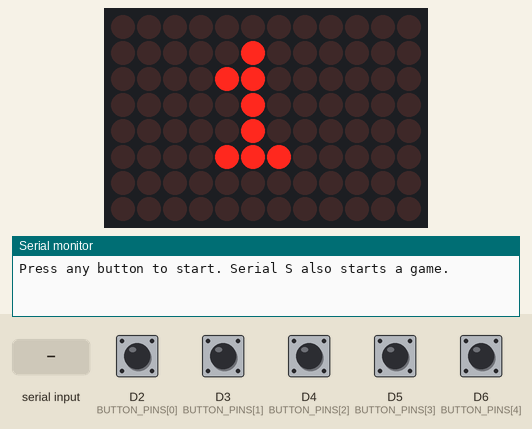
Simulated run of this sketch. Board: Arduino Uno R4 WiFi. Parts: 12×8 LED matrix, the last lines printed to the serial monitor. The test bench sets the inputs (shaded band); at power-on: D2 (BUTTON_PINS[0]), D3 (BUTTON_PINS[1]), D4 (BUTTON_PINS[2]), D5 (BUTTON_PINS[3]), D6 (BUTTON_PINS[4]) HIGH. Random numbers use the default seed unless the sketch sets one.

Above: at 1.2 s.
1.3 s: "90,45\n" received over Serial
At 2.6 s:
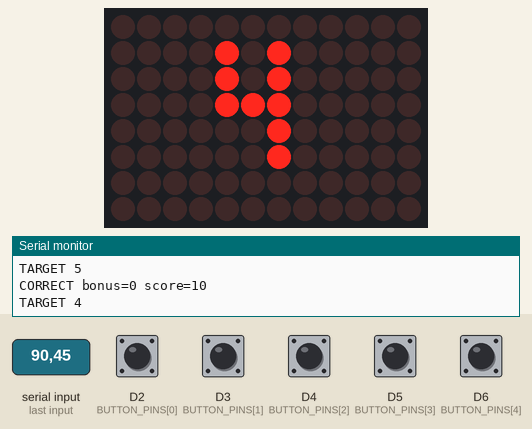
3.5 s: "S,45\n" received over Serial
At 4.7 s:
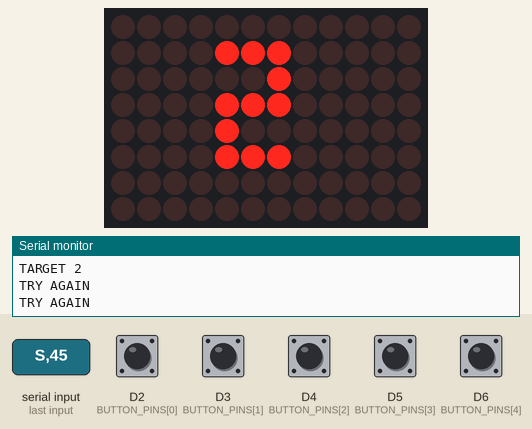
5.0 s: "200\n" received over Serial
At 5.5 s:
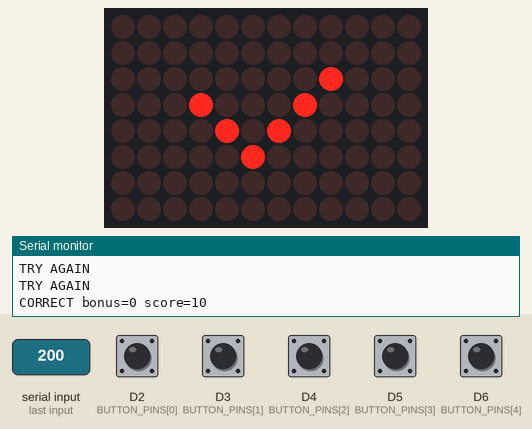
7.2 s: D2 (BUTTON_PINS[0]) pulled LOW for 0.15 s
At 8.2 s:
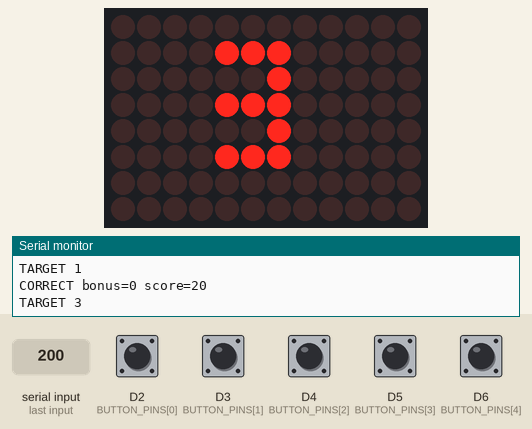
9.4 s: D4 (BUTTON_PINS[2]) pulled LOW for 0.15 s
At 11.1 s:
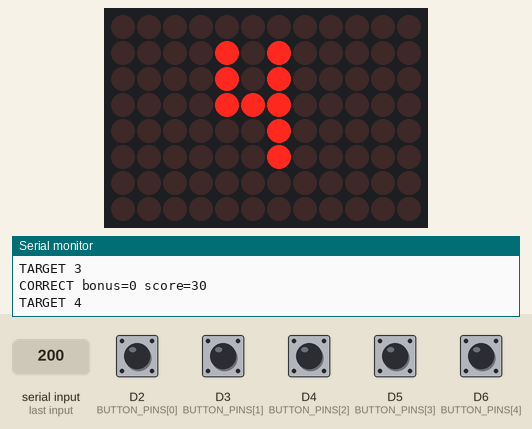
Timing chart, 0 to 12.6 s (numbered marks = the images above; inputs shaded):
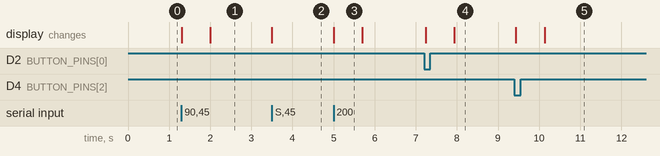

Measured:
- after the input at 1.3 s, the display: first changes at once (image 1 shows a later state)
- after the input at 3.5 s, the display: changes at once (image 2)
- after the input at 5.0 s, the display: changes at once (image 3)
- after the input at 7.2 s, the display: first changes at once (image 4 shows a later state)
- after the input at 9.4 s, the display: first changes at once (image 5 shows a later state)
- what the display in image 3 shows lasts 0.7 s, from 5.0 s to 5.7 s

The sketch:

HandGame.ino
```cpp
#include <Arduino_LED_Matrix.h>

// UNO R4 WiFi: each normally-open button connects its pin to GND.
const uint8_t BUTTON_PINS[] = {2, 3, 4, 5, 6};
const unsigned long GAME_MS = 60000;
const unsigned long DEBOUNCE_MS = 35;
const unsigned long FEEDBACK_MS = 700;
ArduinoLEDMatrix matrix;
const uint8_t DIGITS[5][5][3] = {
  {{0,1,0},{1,1,0},{0,1,0},{0,1,0},{1,1,1}},
  {{1,1,1},{0,0,1},{1,1,1},{1,0,0},{1,1,1}},
  {{1,1,1},{0,0,1},{1,1,1},{0,0,1},{1,1,1}},
  {{1,0,1},{1,0,1},{1,1,1},{0,0,1},{0,0,1}},
  {{1,1,1},{1,0,0},{1,1,1},{0,0,1},{1,1,1}}
};
uint8_t frame[8][12];
bool rawState[5], stableState[5];
unsigned long changedAt[5];
unsigned long startedAt, feedbackAt;
uint16_t score = 0;
uint8_t target = 1, movementBonus = 0;
bool running = false, feedback = false;

void showNumber(uint8_t number) {
  memset(frame, 0, sizeof(frame));
  for (uint8_t y=0; y<5; ++y)
    for (uint8_t x=0; x<3; ++x)
      frame[y+1][x+4] = DIGITS[number-1][y][x];
  matrix.renderBitmap(frame, 8, 12);
}

void nextTarget() {
  uint8_t previous = target;
  do { target = random(1, 6); } while (target == previous);
  movementBonus = 0;
  showNumber(target);
  Serial.print("TARGET "); Serial.println(target);
}

void startGame() {
  score = 0;
  feedback = false;
  running = true;
  startedAt = millis();
  Serial.println("START 60 seconds");
  nextTarget();
}

// Integration boundary: call only with a validated movement event from
// the actual camera adapter. No camera protocol is assumed in this sketch.
void onHandMovement() {
  if (running && !feedback && movementBonus < 5) ++movementBonus;
}

void pressed(uint8_t number) {
  if (!running) { startGame(); return; }
  if (feedback) return;
  if (number != target) {
    Serial.println("TRY AGAIN");
    return;
  }
  score += 10 + movementBonus;
  Serial.print("CORRECT bonus="); Serial.print(movementBonus);
  Serial.print(" score="); Serial.println(score);
  feedback = true;
  feedbackAt = millis();
  memset(frame, 0, sizeof(frame));
  frame[3][3]=1; frame[4][4]=1; frame[5][5]=1;
  frame[4][6]=1; frame[3][7]=1; frame[2][8]=1;
  matrix.renderBitmap(frame, 8, 12);
}

void setup() {
  Serial.begin(115200);
  matrix.begin();
  randomSeed(analogRead(A0)); // Leave A0 unconnected.
  for (uint8_t i=0; i<5; ++i) {
    pinMode(BUTTON_PINS[i], INPUT_PULLUP);
    rawState[i] = stableState[i] = digitalRead(BUTTON_PINS[i]);
  }
  showNumber(1);
  Serial.println("Press any button to start. Serial S also starts a game.");
}

void loop() {
  const unsigned long now = millis();
  if (running && now-startedAt >= GAME_MS) {
    running = false;
    feedback = false;
    memset(frame, 0, sizeof(frame));
    matrix.renderBitmap(frame, 8, 12);
    Serial.print("FINISH score="); Serial.println(score);
    Serial.println("Press any button to restart.");
  }
  if (running && feedback && now-feedbackAt >= FEEDBACK_MS) {
    feedback = false;
    nextTarget();
  }
  for (uint8_t i=0; i<5; ++i) {
    bool value = digitalRead(BUTTON_PINS[i]);
    if (value != rawState[i]) { rawState[i]=value; changedAt[i]=now; }
    if (now-changedAt[i] >= DEBOUNCE_MS && stableState[i]!=value) {
      stableState[i]=value;
      if (value==LOW) pressed(i+1);
    }
  }
  // Serial input supports desktop-assisted testing without five buttons.
  if (Serial.available()) {
    char c = Serial.read();
    if (c=='S' || c=='s') startGame();
    else if (c>='1' && c<='5') pressed(c-'0');
  }
}
```
